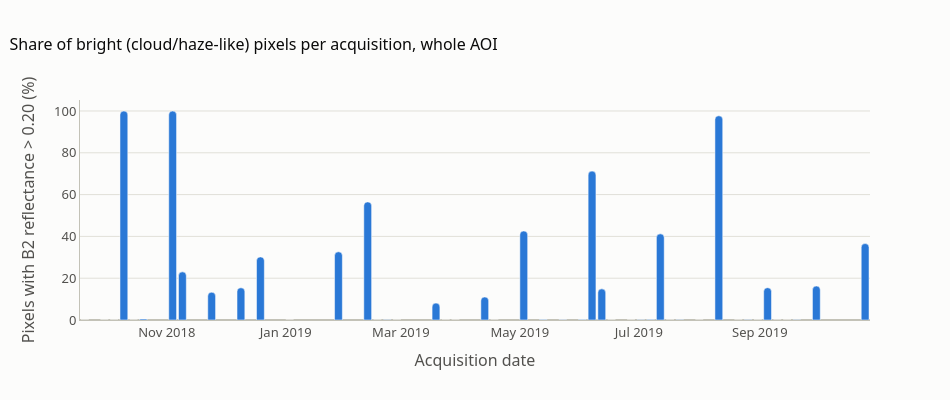

Notebook code for this chart:
### Markdown cell above
### 3b. Cloud contamination proxy per acquisition date

The data carries no cloud mask, so a simple brightness heuristic is used: a pixel is flagged **bright** when its blue
(B2) reflectance exceeds 0.20. Clouds and haze are bright in the blue band while vegetation and most soils stay well
below that. It misses cloud shadows and thin cirrus, so it is a lower bound on contamination, used to characterise the
time series rather than as a mask.

### Code cell
acq_dates = pd.to_datetime(pd.Series(ds.dates_for(patch_ids[0])), format='%Y%m%d')
cloud_df = pd.DataFrame({
    'date': acq_dates,
    'bright_pct_aoi': 100 * bright_fraction.mean(axis=0),
    'patches_over_50pct_bright': (bright_fraction > 0.5).sum(axis=0),
    'patches_under_5pct_bright': (bright_fraction < 0.05).sum(axis=0),
})
cloud_df.to_csv(f'{METRICS_DIR}/cloud_proxy_per_date.csv', index=False)

fig = go.Figure(go.Bar(
    x=cloud_df['date'], y=cloud_df['bright_pct_aoi'], marker_color=SERIES[0],
    customdata=cloud_df[['patches_over_50pct_bright']],
    hovertemplate='%{x|%d %b %Y}<br>%{y:.1f}% bright pixels<br>%{customdata[0]} patches over 50% bright<extra></extra>',
))
fig.update_layout(
    title='Share of bright (cloud/haze-like) pixels per acquisition, whole AOI',
    xaxis_title='Acquisition date', yaxis_title='Pixels with B2 reflectance > 0.20 (%)',
    width=950, height=400, bargap=0.2,
)
fig.write_image(f'{FIG_DIR}/cloud_proxy_per_date.png', scale=2)
fig.show()

clear_dates_mask = cloud_df['bright_pct_aoi'] < 5
cloudy_dates_mask = cloud_df['bright_pct_aoi'] > 50
residual = bright_fraction - bright_fraction.mean(axis=0)
print(f"Mostly clear dates (<5% bright pixels): {clear_dates_mask.sum()} of {len(cloud_df)}")
print(f"Heavily contaminated dates (>50% bright): {cloudy_dates_mask.sum()} -> "
      f"{', '.join(cloud_df.loc[cloudy_dates_mask, 'date'].dt.strftime('%Y-%m-%d'))}")
print(f"Share of patch-date variance explained by the date alone: {100 * (1 - residual.var() / bright_fraction.var()):.0f}%")

### Figure 1 — Plotly figure (JSON) as saved in the notebook; plotly's stock layout.template omitted (floating-point values rounded to 4 significant figures)
{"data": [{"customdata": [[0], [0], [0], [102], [0], [0], [102], [23], [12], [13], [30], [0], [34], [55], [0], [0], [0], [1], [0], [0], [3], [0], [40], [0], [0], [0], [77], [6], [0], [0], [0], [0], [39], [0], [0], [0], [102], [0], [0], [0], [7], [0], [0], [0], [9], [32]], "hovertemplate": "%{x|%d %b %Y}<br>%{y:.1f}% bright pixels<br>%{customdata[0]} patches over 50% bright<extra></extra>", "marker": {"color": "#2a78d6"}, "type": "bar", "x": ["2018-09-20T00:00:00", "2018-09-30T00:00:00", "2018-10-05T00:00:00", "2018-10-10T00:00:00", "2018-10-15T00:00:00", "2018-10-20T00:00:00", "2018-11-04T00:00:00", "2018-11-09T00:00:00", "2018-11-24T00:00:00", "2018-12-09T00:00:00", "2018-12-19T00:00:00", "2019-01-03T00:00:00", "2019-01-28T00:00:00", "2019-02-12T00:00:00", "2019-02-17T00:00:00", "2019-02-22T00:00:00", "2019-02-27T00:00:00", "2019-03-19T00:00:00", "2019-03-24T00:00:00", "2019-03-29T00:00:00", "2019-04-13T00:00:00", "2019-04-18T00:00:00", "2019-05-03T00:00:00", "2019-05-13T00:00:00", "2019-05-23T00:00:00", "2019-06-02T00:00:00", "2019-06-07T00:00:00", "2019-06-12T00:00:00", "2019-06-17T00:00:00", "2019-06-27T00:00:00", "2019-07-02T00:00:00", "2019-07-07T00:00:00", "2019-07-12T00:00:00", "2019-07-17T00:00:00", "2019-07-22T00:00:00", "2019-08-01T00:00:00", "2019-08-11T00:00:00", "2019-08-21T00:00:00", "2019-08-26T00:00:00", "2019-08-31T00:00:00", "2019-09-05T00:00:00", "2019-09-10T00:00:00", "2019-09-15T00:00:00", "2019-09-20T00:00:00", "2019-09-30T00:00:00", "2019-10-25T00:00:00"], "y": [0.03291, 0.05547, 0.03267, 99.99, 0.008736, 0.5374, 99.99, 23.03, 13.31, 15.43, 30.19, 0.01179, 32.64, 56.51, 0.0137, 0.06259, 0.01825, 8.104, 0.02507, 0.02382, 11.02, 0.01065, 42.59, 0.2094, 0.1328, 0.2316, 71.25, 14.89, 0.05236, 0.03692, 0.1112, 0.2848, 41.22, 0.01478, 0.06205, 0.0131, 97.71, 0.02782, 0.08042, 0.05828, 15.46, 0.01346, 0.03764, 0.06367, 16.26, 36.6]}], "layout": {"bargap": 0.2, "height": 400, "title": {"text": "Share of bright (cloud/haze-like) pixels per acquisition, whole AOI"}, "width": 950, "xaxis": {"title": {"text": "Acquisition date"}}, "yaxis": {"title": {"text": "Pixels with B2 reflectance > 0.20 (%)"}}}}
